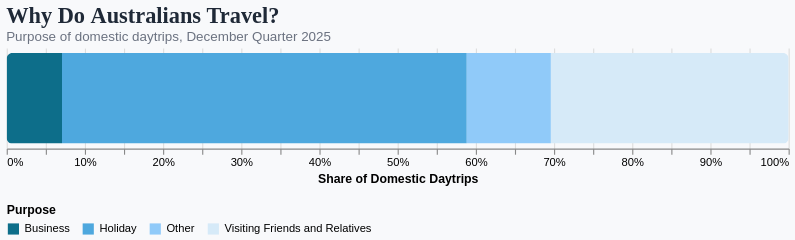

Vega-Lite specification for this chart:
### Vega-Lite specification from a JSON file in a GitHub repository (floating-point values rounded to 4 significant figures)
{"$schema": "https://vega.github.io/schema/vega-lite/v6.json", "background": "#f8f9fb", "title": {"text": "Why Do Australians Travel?", "subtitle": "Purpose of domestic daytrips, December Quarter 2025", "anchor": "start", "font": "Georgia", "fontSize": 20, "subtitleFontSize": 12, "color": "#1f2937", "subtitleColor": "#6b7280"}, "width": 700, "height": 90, "data": {"values": [{"purpose": "Holiday", "trips_million": 36.6}, {"purpose": "Visiting Friends and Relatives", "trips_million": 21.5}, {"purpose": "Business", "trips_million": 5.0}, {"purpose": "Other", "trips_million": 7.6}]}, "mark": {"type": "bar", "cornerRadius": 5}, "encoding": {"x": {"field": "trips_million", "type": "quantitative", "stack": "normalize", "axis": {"format": ".0%"}, "title": "Share of Domestic Daytrips"}, "color": {"field": "purpose", "type": "nominal", "title": "Purpose", "scale": {"range": ["#0d6e8a", "#4ea8de", "#90caf9", "#d6eaf8"]}, "legend": {"orient": "bottom"}}, "tooltip": [{"field": "purpose", "type": "nominal", "title": "Purpose"}, {"field": "trips_million", "type": "quantitative", "title": "Trips (millions)"}]}, "config": {"view": {"stroke": null}}}
